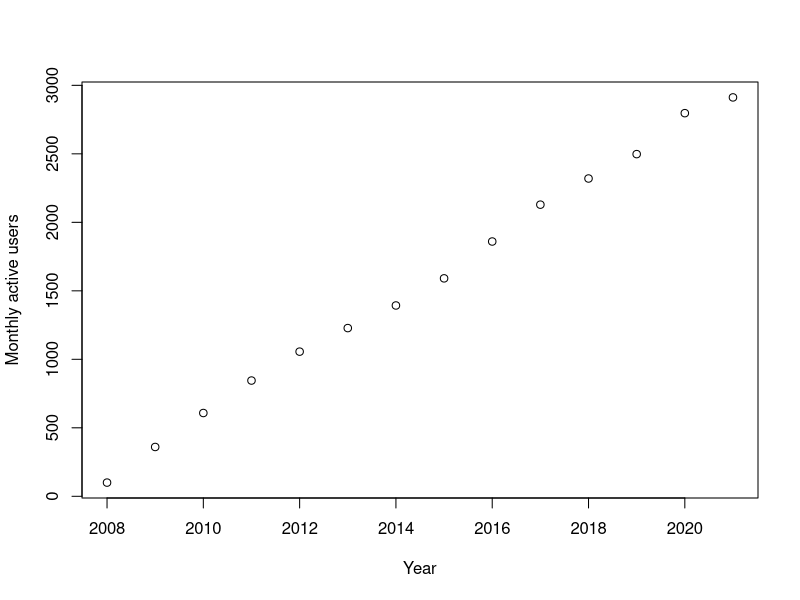
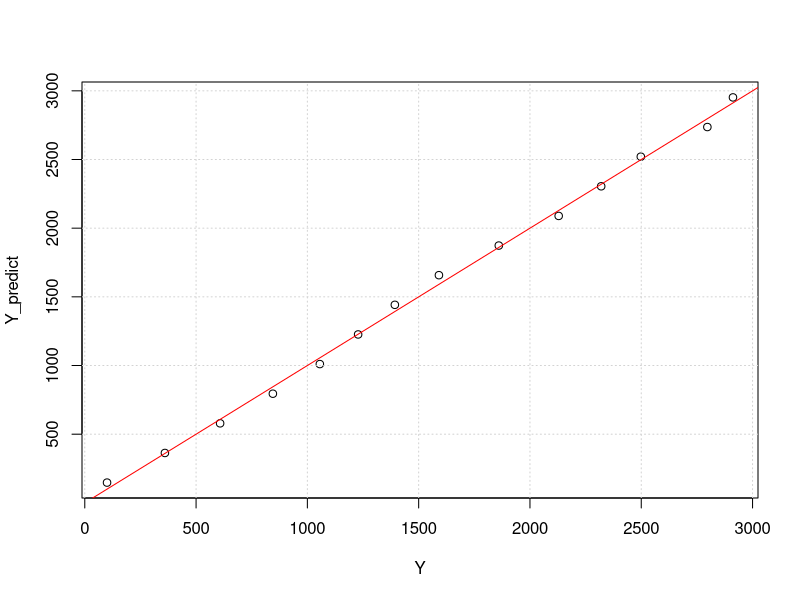
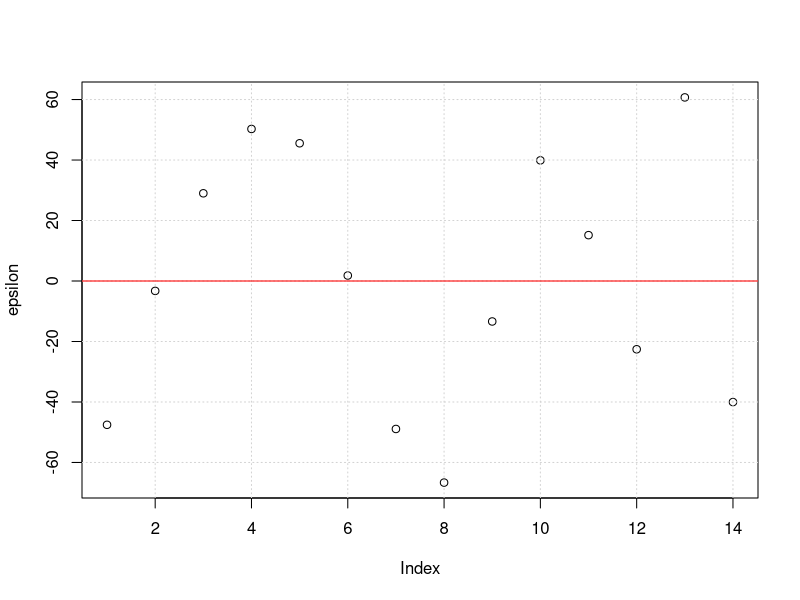
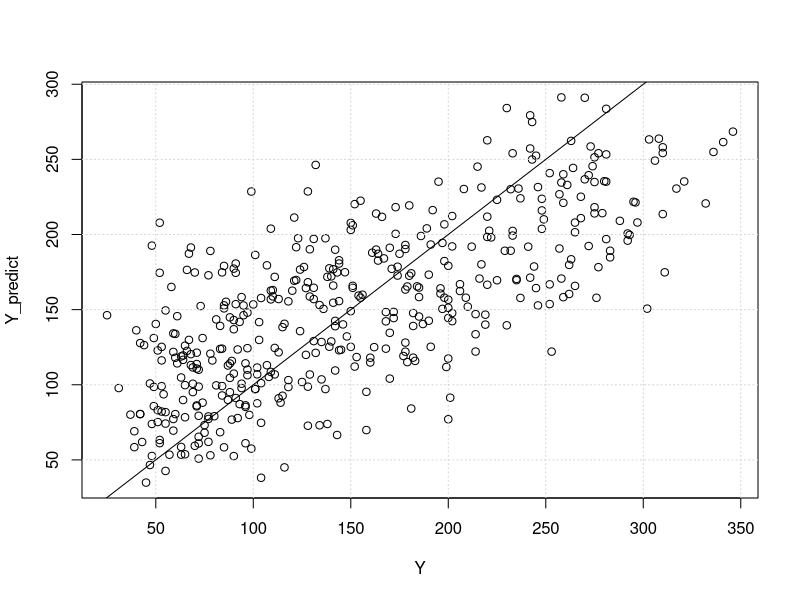
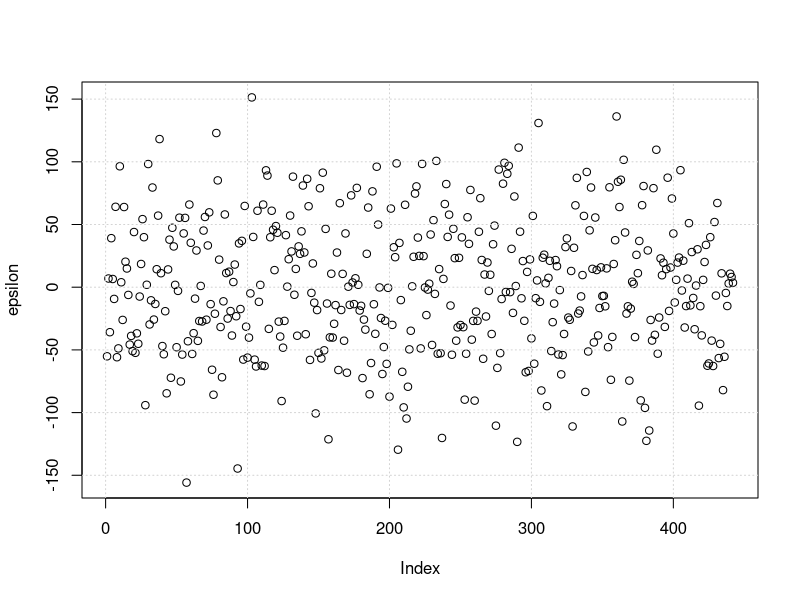

The R source for these figures, in order:
## ---- chunk 1
rm(list=ls()); graphics.off()
## ---- chunk 2
tab <- read.table("fb_mau.txt", header=TRUE, sep=",")
tab
## ---- chunk 3
dim(tab)
## ---- chunk 4
plot(tab, xlab="Year", ylab="Monthly active users")
## ---- chunk 5
modreg = lm(mau ~ year, data=tab)
summary(modreg)
## ---- chunk 6
Y <- tab$mau
Y_predict <- predict(modreg, tab)

plot(Y, Y_predict)
grid()
abline(a=0, b=1, col="red")
## ---- chunk 7
epsilon <- Y - Y_predict
plot(epsilon)
grid()
abline(a=0, b=0, col="red")
## ---- chunk 8
tab <- read.table("diabetes.txt", header=TRUE, sep="\t")

modreg = lm(Y~., data=tab)
summary(modreg)
## ---- chunk 9
Y <- tab$Y
Y_predict <- predict(modreg, tab)
plot(Y, Y_predict)
grid()
abline(a=0, b=1)
## ---- chunk 10
epsilon <- Y - Y_predict
plot(epsilon)
grid()
